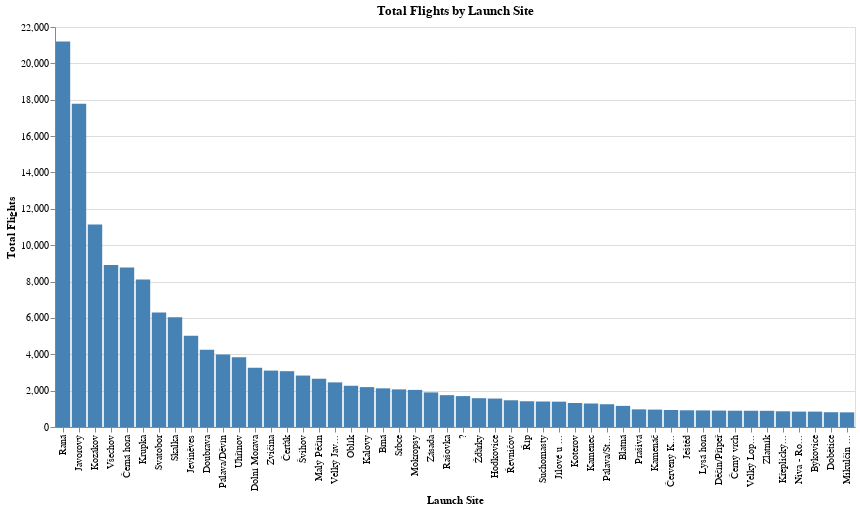

Here is the notebook cell this chart was saved with:
### Markdown cell above
### Launches

### Code cell
query = """
SELECT
    launch,
    COUNT(*) AS total_flights
FROM source.flights
GROUP BY launch
ORDER BY count(*) DESC
LIMIT 50
"""
df = pd.read_sql(query, engine)
barchart = alt.Chart(df).mark_bar(color='steelblue').encode(
    x=alt.X('launch:N', sort=alt.EncodingSortField(field='total_flights', order='descending'), title='Launch Site'),
    y=alt.Y('total_flights:Q', title='Total Flights'),
    tooltip=['launch:N', 'total_flights:Q']
).properties(
    width=800,
    height=400,
    title='Total Flights by Launch Site'
)
barchart.show()

### Figure 1 — Vega-Lite specification as saved in the notebook (floating-point values rounded to 4 significant figures)
{"$schema": "https://vega.github.io/schema/vega-lite/v5.17.0.json", "config": {"view": {"continuousHeight": 300, "continuousWidth": 300}}, "data": {"name": "data-9b3f37bafe60e907c78857d6151cb496"}, "datasets": {"data-9b3f37bafe60e907c78857d6151cb496": [{"launch": "Raná", "total_flights": 21209}, {"launch": "Javorový", "total_flights": 17784}, {"launch": "Kozákov", "total_flights": 11141}, {"launch": "Všechov", "total_flights": 8908}, {"launch": "Černá hora", "total_flights": 8774}, {"launch": "Krupka", "total_flights": 8108}, {"launch": "Svatobor", "total_flights": 6293}, {"launch": "Skalka", "total_flights": 6037}, {"launch": "Jeviněves", "total_flights": 5018}, {"launch": "Doubrava", "total_flights": 4245}, {"launch": "Pálava/Děvín", "total_flights": 3984}, {"launch": "Uhřínov", "total_flights": 3837}, {"launch": "Dolní Morava", "total_flights": 3259}, {"launch": "Zvičina", "total_flights": 3102}, {"launch": "Čerťák", "total_flights": 3070}, {"launch": "Švihov", "total_flights": 2829}, {"launch": "Malý Pěčín", "total_flights": 2655}, {"launch": "Velký Jav...", "total_flights": 2454}, {"launch": "Oblík", "total_flights": 2268}, {"launch": "Kalovy", "total_flights": 2194}, {"launch": "Brná", "total_flights": 2127}, {"launch": "Srbce", "total_flights": 2069}, {"launch": "Mokropsy", "total_flights": 2040}, {"launch": "Zásada", "total_flights": 1903}, {"launch": "Rašovka", "total_flights": 1751}, {"launch": "?", "total_flights": 1700}, {"launch": "Žďárky", "total_flights": 1584}, {"launch": "Hodkovice", "total_flights": 1565}, {"launch": "Řevničov", "total_flights": 1470}, {"launch": "Říp", "total_flights": 1416}, {"launch": "Suchomasty", "total_flights": 1403}, {"launch": "Jílové u ...", "total_flights": 1394}, {"launch": "Koterov", "total_flights": 1319}, {"launch": "Kamenec", "total_flights": 1293}, {"launch": "Pálava/St...", "total_flights": 1251}, {"launch": "Blatná", "total_flights": 1162}, {"launch": "Prašivá", "total_flights": 970}, {"launch": "Kamenáč", "total_flights": 957}, {"launch": "Červený K...", "total_flights": 934}, {"launch": "Ještěd", "total_flights": 919}, {"launch": "Lysá hora", "total_flights": 913}, {"launch": "Děčín/Přípeř", "total_flights": 903}, {"launch": "Černý vrch", "total_flights": 896}, {"launch": "Velký Lop...", "total_flights": 893}, {"launch": "Zlatník", "total_flights": 891}, {"launch": "Křeplický...", "total_flights": 864}, {"launch": "Niva - Ro...", "total_flights": 847}, {"launch": "Býkovice", "total_flights": 846}, {"launch": "Dobětice", "total_flights": 813}, {"launch": "Mikulčin ...", "total_flights": 805}]}, "encoding": {"tooltip": [{"field": "launch", "type": "nominal"}, {"field": "total_flights", "type": "quantitative"}], "x": {"field": "launch", "sort": {"field": "total_flights", "order": "descending"}, "title": "Launch Site", "type": "nominal"}, "y": {"field": "total_flights", "title": "Total Flights", "type": "quantitative"}}, "height": 400, "mark": {"color": "steelblue", "type": "bar"}, "title": "Total Flights by Launch Site", "width": 800}
